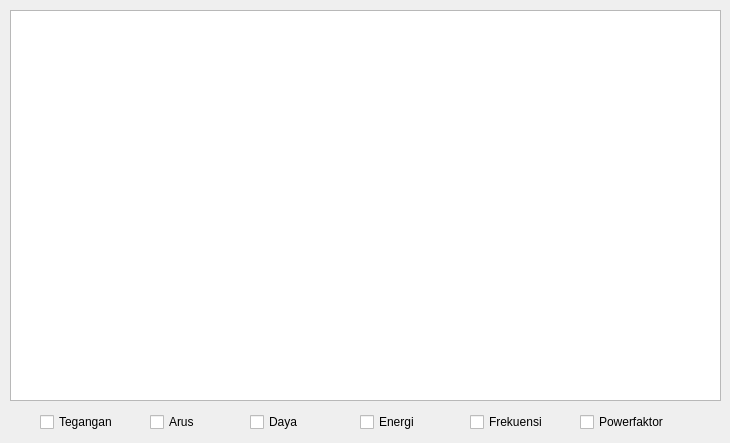
        <widget class="QWidget" name="tab_2average">
         <attribute name="title">
          <string>2</string>
         </attribute>
         <widget class="QCheckBox" name="checkBox_4">
          <property name="geometry">
           <rect>
            <x>40</x>
            <y>410</y>
            <width>84</width>
            <height>24</height>
           </rect>
          </property>
          <property name="text">
           <string>Tegangan</string>
          </property>
         </widget>
         <widget class="QCheckBox" name="checkBox_8">
          <property name="geometry">
           <rect>
            <x>150</x>
            <y>410</y>
            <width>84</width>
            <height>24</height>
           </rect>
          </property>
          <property name="text">
           <string>Arus</string>
          </property>
         </widget>
         <widget class="QCheckBox" name="checkBox_9">
          <property name="geometry">
           <rect>
            <x>250</x>
            <y>410</y>
            <width>84</width>
            <height>24</height>
           </rect>
          </property>
          <property name="text">
           <string>Daya</string>
          </property>
         </widget>
         <widget class="QCheckBox" name="checkBox_10">
          <property name="geometry">
           <rect>
            <x>360</x>
            <y>410</y>
            <width>84</width>
            <height>24</height>
           </rect>
          </property>
          <property name="text">
           <string>Energi</string>
          </property>
         </widget>
         <widget class="QCheckBox" name="checkBox_11">
          <property name="geometry">
           <rect>
            <x>470</x>
            <y>410</y>
            <width>84</width>
            <height>24</height>
           </rect>
          </property>
          <property name="text">
           <string>Frekuensi</string>
          </property>
         </widget>
         <widget class="QCheckBox" name="checkBox_12">
          <property name="geometry">
           <rect>
            <x>580</x>
            <y>410</y>
            <width>121</width>
            <height>24</height>
           </rect>
          </property>
          <property name="text">
           <string>Powerfaktor</string>
          </property>
         </widget>
         <widget class="QGraphicsView" name="graphic_HOME_average_1">
          <property name="geometry">
           <rect>
            <x>10</x>
            <y>10</y>
            <width>711</width>
            <height>391</height>
           </rect>
          </property>
          <property name="font">
           <font>
            <family>JetBrains Mono</family>
           </font>
          </property>
         </widget>
        </widget>
